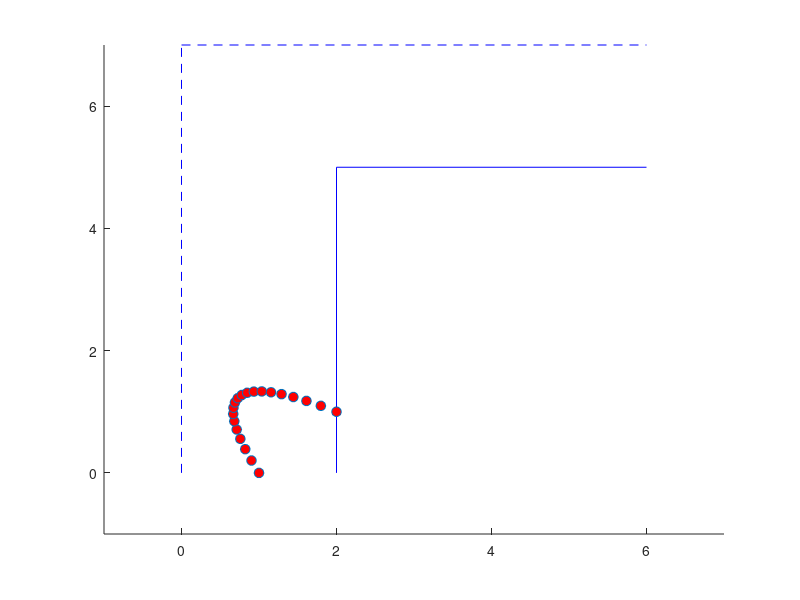

Source code (MATLAB):
close all, clc, clear all;

% from 1,0 to 2,1 control 0,2
points = [1.0, 0.0;
0.90304714, 0.20221607;
0.8227146, 0.38781163;
0.7590028, 0.55678666;
0.7119113, 0.70914125;
0.6814404, 0.84487534;
0.6675901, 0.963989;
0.6703601, 1.0664821;
0.6897507, 1.1523546;
0.7257618, 1.2216067;
0.7783934, 1.2742382;
0.8476454, 1.3102493;
0.93351793, 1.3296399;
1.036011, 1.33241;
1.1551245, 1.3185595;
1.2908585, 1.2880888;
1.443213, 1.2409973;
1.612188, 1.1772854;
1.7977834, 1.0969532;
1.9999993, 1.0000004;
];

hold on
plot([2, 2], [0,5], 'b');
plot([2, 6], [5,5], 'b');
plot([0, 0], [0,7], '--b');
plot([0, 6], [7,7], '--b');
scatter(points(:,1), points(:,2), 50, 'MarkerFaceColor', 'r');
% scatter(points2(:,1), points2(:,2), 50, 'MarkerFaceColor', 'b');
% scatter(points3(:,1), points3(:,2), 50, 'MarkerFaceColor', 'y');
xlim([-1, 7]);
ylim([-1, 7]);
hold off






